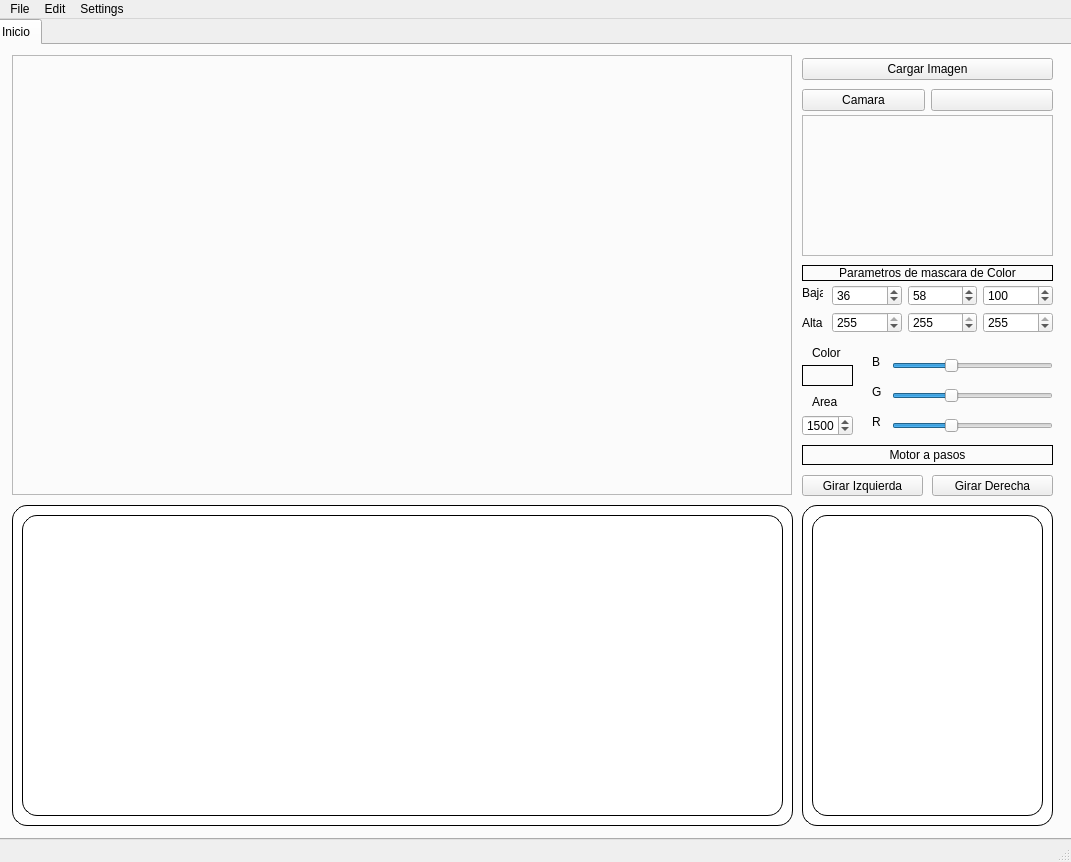
<?xml version="1.0" encoding="UTF-8"?>
<ui version="4.0">
 <class>MainWindow</class>
 <widget class="QMainWindow" name="MainWindow">
  <property name="geometry">
   <rect>
    <x>0</x>
    <y>0</y>
    <width>1071</width>
    <height>862</height>
   </rect>
  </property>
  <property name="windowTitle">
   <string>MainWindow</string>
  </property>
  <widget class="QWidget" name="centralwidget">
   <widget class="QTabWidget" name="tabWidget">
    <property name="geometry">
     <rect>
      <x>-10</x>
      <y>0</y>
      <width>1101</width>
      <height>821</height>
     </rect>
    </property>
    <property name="currentIndex">
     <number>0</number>
    </property>
    <widget class="QWidget" name="tab_camara">
     <attribute name="title">
      <string>Inicio</string>
     </attribute>
     <widget class="QLabel" name="view_camera">
      <property name="geometry">
       <rect>
        <x>20</x>
        <y>10</y>
        <width>780</width>
        <height>440</height>
       </rect>
      </property>
      <property name="frameShape">
       <enum>QFrame::StyledPanel</enum>
      </property>
      <property name="frameShadow">
       <enum>QFrame::Plain</enum>
      </property>
      <property name="text">
       <string/>
      </property>
      <property name="alignment">
       <set>Qt::AlignLeading|Qt::AlignLeft|Qt::AlignVCenter</set>
      </property>
     </widget>
     <widget class="QLabel" name="label_2">
      <property name="geometry">
       <rect>
        <x>810</x>
        <y>220</y>
        <width>251</width>
        <height>16</height>
       </rect>
      </property>
      <property name="frameShape">
       <enum>QFrame::Box</enum>
      </property>
      <property name="text">
       <string>Parametros de mascara de Color</string>
      </property>
      <property name="alignment">
       <set>Qt::AlignCenter</set>
      </property>
     </widget>
     <widget class="QWidget" name="layoutWidget">
      <property name="geometry">
       <rect>
        <x>840</x>
        <y>240</y>
        <width>221</width>
        <height>48</height>
       </rect>
      </property>
      <layout class="QGridLayout" name="gridLayout">
       <item row="0" column="0">
        <widget class="QSpinBox" name="lowerBox1">
         <property name="maximum">
          <number>255</number>
         </property>
         <property name="value">
          <number>36</number>
         </property>
        </widget>
       </item>
       <item row="0" column="1">
        <widget class="QSpinBox" name="lowerBox2">
         <property name="maximum">
          <number>255</number>
         </property>
         <property name="value">
          <number>58</number>
         </property>
        </widget>
       </item>
       <item row="0" column="2">
        <widget class="QSpinBox" name="lowerBox3">
         <property name="maximum">
          <number>255</number>
         </property>
         <property name="value">
          <number>100</number>
         </property>
        </widget>
       </item>
       <item row="1" column="0">
        <widget class="QSpinBox" name="upperBox1">
         <property name="maximum">
          <number>255</number>
         </property>
         <property name="value">
          <number>255</number>
         </property>
        </widget>
       </item>
       <item row="1" column="1">
        <widget class="QSpinBox" name="upperBox2">
         <property name="maximum">
          <number>255</number>
         </property>
         <property name="value">
          <number>255</number>
         </property>
        </widget>
       </item>
       <item row="1" column="2">
        <widget class="QSpinBox" name="upperBox3">
         <property name="maximum">
          <number>255</number>
         </property>
         <property name="value">
          <number>255</number>
         </property>
        </widget>
       </item>
      </layout>
     </widget>
     <widget class="QWidget" name="layoutWidget">
      <property name="geometry">
       <rect>
        <x>810</x>
        <y>10</y>
        <width>251</width>
        <height>59</height>
       </rect>
      </property>
      <layout class="QGridLayout" name="gridLayout_2">
       <item row="0" column="0" colspan="2">
        <widget class="QPushButton" name="Boton_Cargar_Imagen">
         <property name="text">
          <string>Cargar Imagen</string>
         </property>
        </widget>
       </item>
       <item row="1" column="0">
        <widget class="QPushButton" name="Boton_Iniciar_Camara">
         <property name="enabled">
          <bool>true</bool>
         </property>
         <property name="text">
          <string>Camara</string>
         </property>
         <property name="checkable">
          <bool>false</bool>
         </property>
        </widget>
       </item>
       <item row="1" column="1">
        <widget class="QPushButton" name="Stop_Camera">
         <property name="text">
          <string/>
         </property>
         <property name="icon">
          <iconset>
           <normaloff>../Modular_V2/pictures/stop.png</normaloff>../Modular_V2/pictures/stop.png</iconset>
         </property>
         <property name="iconSize">
          <size>
           <width>20</width>
           <height>20</height>
          </size>
         </property>
        </widget>
       </item>
      </layout>
     </widget>
     <widget class="QFrame" name="GraphicsP1">
      <property name="geometry">
       <rect>
        <x>20</x>
        <y>460</y>
        <width>781</width>
        <height>321</height>
       </rect>
      </property>
      <property name="styleSheet">
       <string notr="true">background-color:rgb(255,255,255);
border-radius: 15px;
border: 1px solid #000000;</string>
      </property>
      <property name="frameShape">
       <enum>QFrame::StyledPanel</enum>
      </property>
      <property name="frameShadow">
       <enum>QFrame::Raised</enum>
      </property>
      <widget class="QWidget" name="verticalLayoutWidget">
       <property name="geometry">
        <rect>
         <x>10</x>
         <y>10</y>
         <width>761</width>
         <height>301</height>
        </rect>
       </property>
       <layout class="QVBoxLayout" name="grafica_1"/>
      </widget>
     </widget>
     <widget class="QFrame" name="GraphicsP1_2">
      <property name="geometry">
       <rect>
        <x>810</x>
        <y>460</y>
        <width>251</width>
        <height>321</height>
       </rect>
      </property>
      <property name="styleSheet">
       <string notr="true">background-color:rgb(255,255,255);
border-radius: 15px;
border: 1px solid #000000;</string>
      </property>
      <property name="frameShape">
       <enum>QFrame::StyledPanel</enum>
      </property>
      <property name="frameShadow">
       <enum>QFrame::Raised</enum>
      </property>
      <widget class="QWidget" name="verticalLayoutWidget_2">
       <property name="geometry">
        <rect>
         <x>10</x>
         <y>10</y>
         <width>231</width>
         <height>301</height>
        </rect>
       </property>
       <layout class="QVBoxLayout" name="grafica_2"/>
      </widget>
     </widget>
     <widget class="QLabel" name="label">
      <property name="geometry">
       <rect>
        <x>810</x>
        <y>240</y>
        <width>21</width>
        <height>16</height>
       </rect>
      </property>
      <property name="text">
       <string>Baja</string>
      </property>
     </widget>
     <widget class="QLabel" name="label_3">
      <property name="geometry">
       <rect>
        <x>810</x>
        <y>270</y>
        <width>21</width>
        <height>16</height>
       </rect>
      </property>
      <property name="text">
       <string>Alta</string>
      </property>
     </widget>
     <widget class="QPushButton" name="GiroIzq">
      <property name="geometry">
       <rect>
        <x>810</x>
        <y>430</y>
        <width>121</width>
        <height>21</height>
       </rect>
      </property>
      <property name="text">
       <string>Girar Izquierda</string>
      </property>
     </widget>
     <widget class="QPushButton" name="GiroDer">
      <property name="geometry">
       <rect>
        <x>940</x>
        <y>430</y>
        <width>121</width>
        <height>21</height>
       </rect>
      </property>
      <property name="text">
       <string>Girar Derecha</string>
      </property>
     </widget>
     <widget class="QLabel" name="label_4">
      <property name="geometry">
       <rect>
        <x>810</x>
        <y>400</y>
        <width>251</width>
        <height>20</height>
       </rect>
      </property>
      <property name="frameShape">
       <enum>QFrame::Box</enum>
      </property>
      <property name="text">
       <string>Motor a pasos</string>
      </property>
      <property name="alignment">
       <set>Qt::AlignCenter</set>
      </property>
     </widget>
     <widget class="QLabel" name="view_camera_2">
      <property name="geometry">
       <rect>
        <x>810</x>
        <y>70</y>
        <width>251</width>
        <height>141</height>
       </rect>
      </property>
      <property name="frameShape">
       <enum>QFrame::StyledPanel</enum>
      </property>
      <property name="frameShadow">
       <enum>QFrame::Plain</enum>
      </property>
      <property name="text">
       <string/>
      </property>
      <property name="alignment">
       <set>Qt::AlignCenter</set>
      </property>
     </widget>
     <widget class="QLabel" name="Pixel">
      <property name="geometry">
       <rect>
        <x>810</x>
        <y>320</y>
        <width>51</width>
        <height>21</height>
       </rect>
      </property>
      <property name="frameShape">
       <enum>QFrame::Box</enum>
      </property>
      <property name="text">
       <string/>
      </property>
     </widget>
     <widget class="QSpinBox" name="area_pb">
      <property name="geometry">
       <rect>
        <x>810</x>
        <y>370</y>
        <width>51</width>
        <height>21</height>
       </rect>
      </property>
      <property name="maximum">
       <number>15000</number>
      </property>
      <property name="value">
       <number>1500</number>
      </property>
     </widget>
     <widget class="QSlider" name="sliderB">
      <property name="geometry">
       <rect>
        <x>900</x>
        <y>310</y>
        <width>161</width>
        <height>22</height>
       </rect>
      </property>
      <property name="minimum">
       <number>1</number>
      </property>
      <property name="maximum">
       <number>40</number>
      </property>
      <property name="value">
       <number>15</number>
      </property>
      <property name="orientation">
       <enum>Qt::Horizontal</enum>
      </property>
     </widget>
     <widget class="QSlider" name="sliderG">
      <property name="geometry">
       <rect>
        <x>900</x>
        <y>340</y>
        <width>161</width>
        <height>22</height>
       </rect>
      </property>
      <property name="minimum">
       <number>1</number>
      </property>
      <property name="maximum">
       <number>40</number>
      </property>
      <property name="value">
       <number>15</number>
      </property>
      <property name="orientation">
       <enum>Qt::Horizontal</enum>
      </property>
     </widget>
     <widget class="QSlider" name="sliderR">
      <property name="geometry">
       <rect>
        <x>900</x>
        <y>370</y>
        <width>161</width>
        <height>22</height>
       </rect>
      </property>
      <property name="minimum">
       <number>1</number>
      </property>
      <property name="maximum">
       <number>40</number>
      </property>
      <property name="value">
       <number>15</number>
      </property>
      <property name="orientation">
       <enum>Qt::Horizontal</enum>
      </property>
     </widget>
     <widget class="QLabel" name="label_5">
      <property name="geometry">
       <rect>
        <x>820</x>
        <y>350</y>
        <width>47</width>
        <height>13</height>
       </rect>
      </property>
      <property name="text">
       <string>Area</string>
      </property>
     </widget>
     <widget class="QLabel" name="label_6">
      <property name="geometry">
       <rect>
        <x>820</x>
        <y>300</y>
        <width>31</width>
        <height>16</height>
       </rect>
      </property>
      <property name="text">
       <string>Color</string>
      </property>
     </widget>
     <widget class="QLabel" name="label_7">
      <property name="geometry">
       <rect>
        <x>880</x>
        <y>310</y>
        <width>47</width>
        <height>13</height>
       </rect>
      </property>
      <property name="text">
       <string>B</string>
      </property>
     </widget>
     <widget class="QLabel" name="label_8">
      <property name="geometry">
       <rect>
        <x>880</x>
        <y>340</y>
        <width>47</width>
        <height>13</height>
       </rect>
      </property>
      <property name="text">
       <string>G</string>
      </property>
     </widget>
     <widget class="QLabel" name="label_9">
      <property name="geometry">
       <rect>
        <x>880</x>
        <y>370</y>
        <width>47</width>
        <height>13</height>
       </rect>
      </property>
      <property name="text">
       <string>R</string>
      </property>
     </widget>
    </widget>
   </widget>
  </widget>
  <widget class="QMenuBar" name="menubar">
   <property name="geometry">
    <rect>
     <x>0</x>
     <y>0</y>
     <width>1071</width>
     <height>21</height>
    </rect>
   </property>
   <widget class="QMenu" name="menuFile">
    <property name="title">
     <string>File</string>
    </property>
    <addaction name="actionGenerar_Reporte"/>
   </widget>
   <widget class="QMenu" name="menuEdit">
    <property name="title">
     <string>Edit</string>
    </property>
   </widget>
   <widget class="QMenu" name="menuSettings">
    <property name="title">
     <string>Settings</string>
    </property>
   </widget>
   <addaction name="menuFile"/>
   <addaction name="menuEdit"/>
   <addaction name="menuSettings"/>
  </widget>
  <widget class="QStatusBar" name="statusbar"/>
  <action name="actionGenerar_Reporte">
   <property name="text">
    <string>Generar Reporte</string>
   </property>
  </action>
 </widget>
 <resources/>
 <connections/>
</ui>
